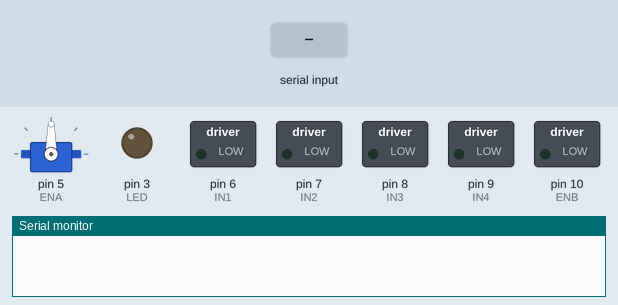
Bench run of a sketch on a simulated Arduino Uno, built with avr-gcc and run on an emulated ATmega328P. Shown: servo, switched loads named in the sketch (green lamp = pin HIGH), output pins drawn as LEDs (lit = HIGH), the last lines printed to the serial monitor. The inputs (shaded band) are chosen by the test bench. Pins used as bus, display or sensor lines are not drawn.

Above: at 1.2 s.
1.3 s: "2" received over Serial
At 1.9 s:
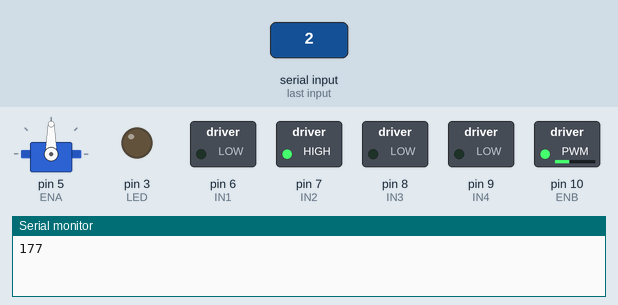
2.8 s: "1" received over Serial
At 4.0 s:
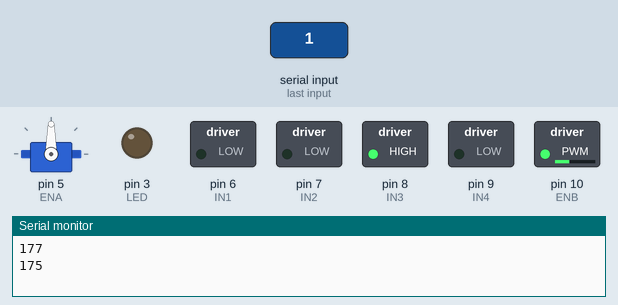
4.3 s: "0" received over Serial
At 5.4 s:
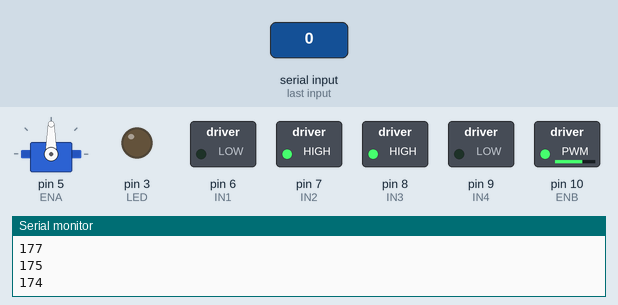
Timing chart, 0 to 7.3 s (numbered marks = the images above; inputs shaded):
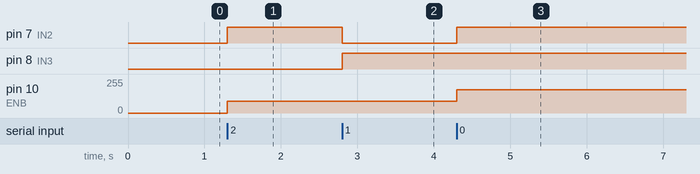

Measured:
- after the input at 1.3 s, pin 7 (IN2): LOW → HIGH at once; pin 10 (ENB): 0/255 → 90/255 at once
- after the input at 2.8 s, pin 7 (IN2): HIGH → LOW at once; pin 8 (IN3): LOW → HIGH at once
- after the input at 4.3 s, pin 7 (IN2): LOW → HIGH at once; pin 10 (ENB): 90/255 → 174/255 at once

The sketch:

Car.ino
```cpp
#include "Servo.h"


int DATOS =0;
//MOTOR
const int IN1 = 6;
const int IN2 = 7;
const int IN3 = 8;
const int IN4 = 9;
int LED = 3;
const int ENA = 5;
const int ENB = 10;
int a=0;
Servo servo1;

void setup() {
 Serial.begin(9600);
  pinMode (IN1, OUTPUT);
  pinMode (IN2, OUTPUT);
  pinMode (IN3, OUTPUT);
  pinMode (IN4, OUTPUT);
  pinMode (ENA, OUTPUT);
  pinMode (ENB, OUTPUT);
  analogWrite(IN1, 0);
  analogWrite(IN2, 0);
  analogWrite(IN3, 0);
  analogWrite(IN4, 0);
  pinMode (LED, OUTPUT);
  servo1.attach(5);
}

void loop() {
  // Serial.println(DATOS);
  // put your main code here, to run repeatedly:
if(Serial.available()>0)
{DATOS = Serial.read();
//ADELANTE
if(DATOS > 0 && DATOS<=100)
{int a = round(map((DATOS), 0, 100, 100, 255));
digitalWrite(LED,LOW);
  Serial.println(a);
  analogWrite(ENA, a);
  analogWrite(ENB, a);

  digitalWrite(IN2, HIGH);
  digitalWrite(IN1, LOW);
  digitalWrite(IN4, LOW);
  digitalWrite(IN3, HIGH);
}


//ATRAS

if(DATOS >= 101 && DATOS<=201)
{int b = round(map((DATOS), 101, 201, 80, 255));
Serial.println(b);
digitalWrite(LED,HIGH);
  analogWrite(ENA, b);
  analogWrite(ENB, b);

  digitalWrite(IN1, HIGH);
  digitalWrite(IN2, LOW);
  digitalWrite(IN3, LOW);
  digitalWrite(IN4, HIGH);
}


//DERECHA
if(DATOS=='2')
{analogWrite(ENA, 90);
  analogWrite(ENB, 90);

  digitalWrite(IN1, LOW);
  digitalWrite(IN2, HIGH);
  digitalWrite(IN4, LOW);
  digitalWrite(IN3, LOW);
}
//IZQUIERDA
if(DATOS=='1')
{analogWrite(ENA, 90);
  analogWrite(ENB, 90);

  digitalWrite(IN1, LOW);
  digitalWrite(IN2, LOW);
  digitalWrite(IN4, LOW);
  digitalWrite(IN3, HIGH);
}

//PARAR
if(DATOS >=201&& DATOS<=255)
{ analogWrite(ENA, 0);
  analogWrite(ENB, 0);

  digitalWrite(IN1, LOW);
  digitalWrite(IN2, LOW);
  digitalWrite(IN4, LOW);
  digitalWrite(IN3, LOW);
  int angle=map(DATOS, 201,255, 0, 70);
  // Repassa o angulo ao ServoWrite
  servo1.write(angle);
}
}
}
```
